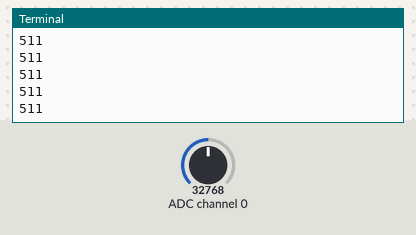
Bench run of a program on a simulated Raspberry Pi (BCM pin numbers). Parts: the last lines printed to the terminal. Inputs (shaded band) come from the test bench; at power-on: ADC channel 0 = 32768 (analog values on the 0–65535 scale).

Above: at 1.2 s.
1.3 s: ADC channel 0 set to 45874
At 1.31 s:
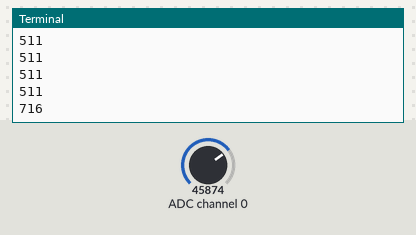
2.8 s: ADC channel 0 set to 57670
At 2.81 s:
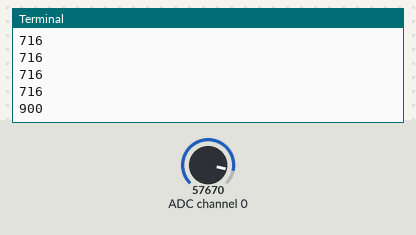
Timing chart, 0 to 5.8 s (numbered marks = the images above; inputs shaded):
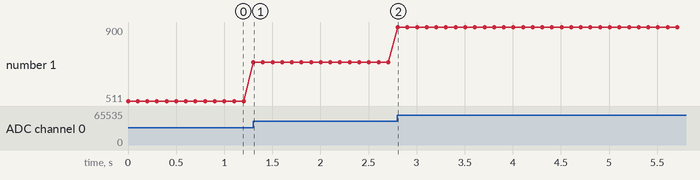

Measured:
- after the input at 1.3 s, the terminal: prints a new line at once (image 1)
- after the input at 2.8 s, the terminal: prints a new line at once (image 2)
- plotted number 1: 511 → 716 after the input at 1.3 s, 716 → 900 after the input at 2.8 s

The program:

lec39sec4.py
```python
import spidev
from numpy import interp
from time import sleep

spi = spidev.SpiDev()
spi.open(0,0)

def analogInput(channel):
    spi.max_speed_hz = 1350000
    adc = spi.xfer2([1, (8+channel)<<4, 0])
    data = ((adc[1]&3)<<8) + adc[2]
    return data

while True:
    output = analogInput(0)
    print(output)
    sleep(0.1)
```
